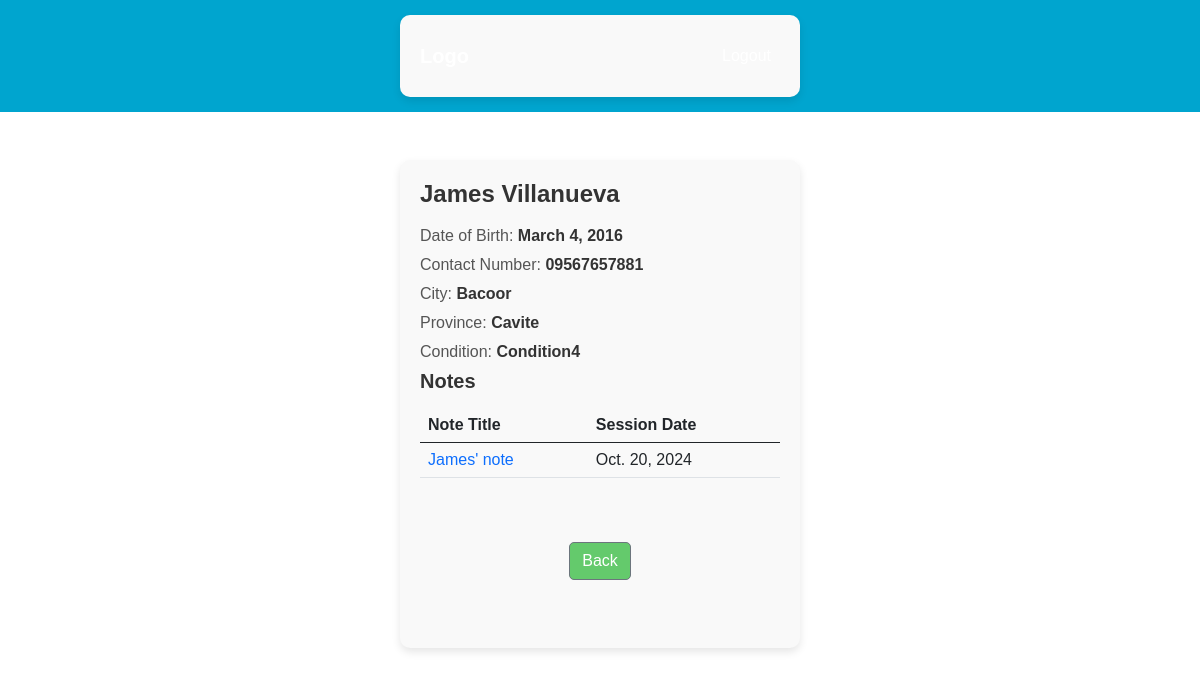
The page /patients/5/ (signed in) on the database its author committed.
### patients/models.py (models this page shows, shortened)
class PatientInformation(models.Model):
    account_id = models.ForeignKey(User, on_delete=models.CASCADE, related_name="information")
    first_name = models.CharField(max_length=50)
    last_name = models.CharField(max_length=50)
    date_of_birth = models.DateField()
    contact_number = models.CharField(max_length=15)
    city = models.CharField(max_length=50)
    province = models.CharField(max_length=50)
    condition = models.CharField(max_length=50)
    guardian = models.ForeignKey(Guardian, on_delete=models.CASCADE, related_name="patients", null=True)
    class Meta:
        verbose_name = "Patient Information"
        verbose_name_plural = "Patients Information"
        indexes = [
        models.Index(fields=['account_id']),
        models.Index(fields=['guardian']),
    ]

class PatientNotes(models.Model):
    patient = models.ForeignKey(PatientInformation, on_delete=models.CASCADE, related_name="notes")
    title = models.CharField(max_length=100)
    session_date = models.DateField()
    content = models.TextField()
    class Meta:
        verbose_name = "Patient Notes"
        verbose_name_plural = "Patients Notes"

### patients/views.py (the view)
# urls.py: path('patients/<int:pk>/', views.PatientDetailView.as_view(), name="patients.details"),
class PatientDetailView(LoginRequiredMixin, UserRoleMixin, DetailView,):
    model = PatientInformation
    template_name = 'patients/patients_detail.html'
    context_object_name = "patient"
    def get_context_data(self, **kwargs):
        context = super().get_context_data(**kwargs)
        patient = self.get_object()
        context['patient_notes'] = PatientNotes.objects.filter(patient_id=patient)
        user = self.request.user
        context['is_patient'] = user.groups.filter(name='Patient').exists()
        context['is_guardian'] = user.groups.filter(name='Guardian').exists()
        context['is_assistant'] = user.groups.filter(name='Assistant').exists()
        context['is_therapist'] = user.groups.filter(name='Therapist').exists()
        context['is_administrator'] = user.is_superuser
        return context
    def get_queryset(self):
        return self.get_role_based_queryset(PatientInformation)

### core/mixins.py (called while the page is built)
    def get_context_data(self, **kwargs):
        context = super().get_context_data(**kwargs)
        user = self.request.user
        context['is_patient'] = user.groups.filter(name='Patient').exists()
        context['is_guardian'] = user.groups.filter(name='Guardian').exists()
        context['is_assistant'] = user.groups.filter(name='Assistant').exists()
        context['is_therapist'] = user.groups.filter(name='Therapist').exists()
        context['is_administrator'] = user.groups.filter(name='Administrator').exists()
        return context

    def get_role_based_queryset(self, model_class):
        user = self.request.user
        if user.groups.filter(name__in=['Therapist', 'Assistant', 'Administrator']).exists():
            return model_class.objects.all()
        elif user.groups.filter(name='Patient').exists():
            return model_class.objects.filter(account_id=user)
        elif user.groups.filter(name='Guardian').exists():
            try:
                guardian = Guardian.objects.get(user=user)
                return model_class.objects.filter(guardian=guardian)
            except Guardian.DoesNotExist:
                return model_class.objects.none()
        else:
            raise Http404("You do not have permission to view these records.")

### patients/templates/patients/patients_detail.html (shortened to what this page needs)
{% extends "base.html" %}
{% load static %}
{% block content %}
        <h1>{{ patient.first_name }} {{ patient.last_name }}</h1>
        <p>Date of Birth: <span>{{ patient.date_of_birth }}</span></p>
        <p>Contact Number: <span>{{ patient.contact_number }}</span></p>
        <p>City: <span>{{ patient.city }}</span></p>
        <p>Province: <span>{{ patient.province }}</span></p>
        <p>Condition: <span>{{ patient.condition }}</span></p>
        <h2>Notes</h2>
    <table class="table">
        <thead>
            <tr>
                <th>Note Title</th>
                <th>Session Date</th>
            </tr>
        </thead>
        <tbody>
            {% for note in patient_notes %}
            <tr>
                <td>
                    <a href="{% url 'notes.details' note.id %}" class="text-blue text-decoration-none">
                        {{ note.title }}
                    </a>
                </td>
                <td>{{ note.session_date }}</td>
            </tr>
            {% endfor %}
        </tbody>
    </table>
    <a href="
    {% if is_patient %}
        {% url 'welcome' %}
    {% else %}
        {% url 'patients.list' %}
    {% endif %}"
    class="btn btn-secondary my-5">
    Back
    </a>
{% endblock %}

### static/css/style_portal.css (style rules this page uses)
html, body { height: 100%; margin: 0; font-family: Verdana, Geneva, Tahoma, sans-serif; }
.container h1 { font-size: 24px; font-weight: bold; margin-bottom: 15px; text-align: left; color: #333; }
.container h2 { font-size: 20px; font-weight: bold; margin-bottom: 15px; text-align: left; color: #333; }
.container p { font-size: 16px; margin: 5px 0; color: #555; text-align: left; }
.container p span { font-weight: bold; color: #333; }
h1 { color: #007bff; text-align: center; }
p { color: #333; }
.btn { border-radius: 5px; }
.btn-secondary { background-color: #64CA6C; border-radius: 5px; }

### rows shown on the page
PatientInformation: first_name "James", last_name "Villanueva", date_of_birth "March 4, 2016", contact_number "09567657881", city "Bacoor", province "Cavite", condition "Condition4"
PatientNotes: title "James' note", session_date "Oct. 20, 2024"
